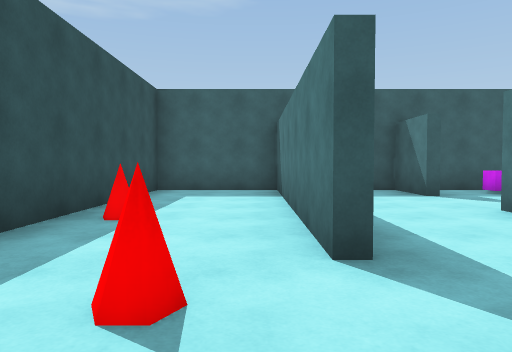
view 1 (above)

17 first-person views from a walk through a Unity game level. The camera is 1.2 m above the floor, tilts 2° down and sees 70° across. Doors are open. The floor is counted in squares, 2 m on a side. Each view is taken from the middle of a square. On the plan, view 1 faces up. The plan holds only what a view shows up to about 10 squares ahead; the rest is blank. The player character is not drawn.

view 2
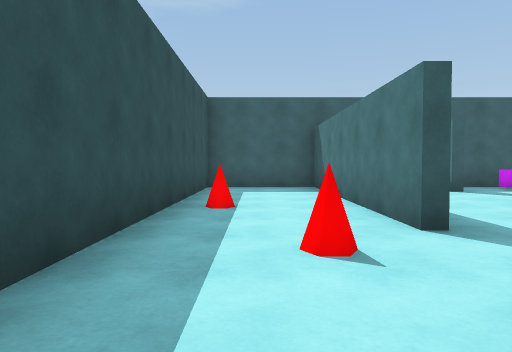

view 3
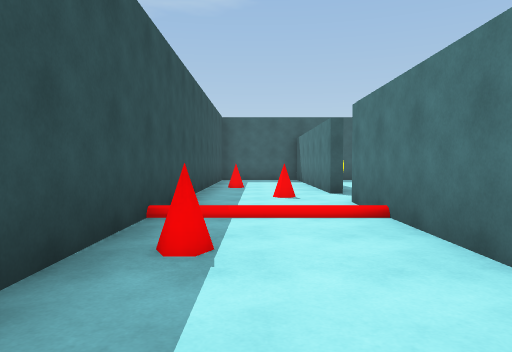

view 4
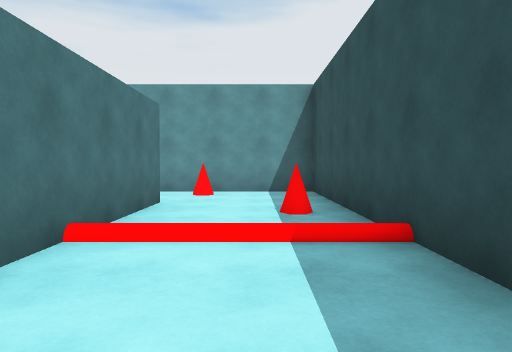

view 5
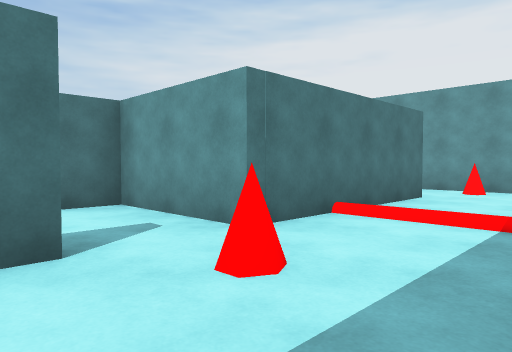

view 6
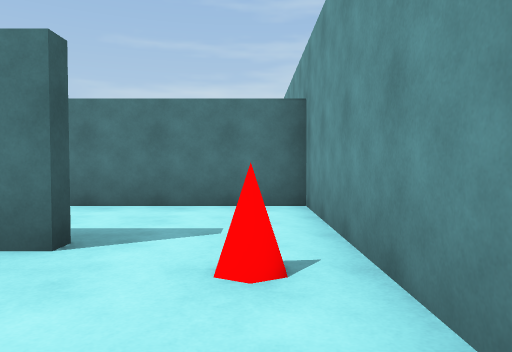

view 7
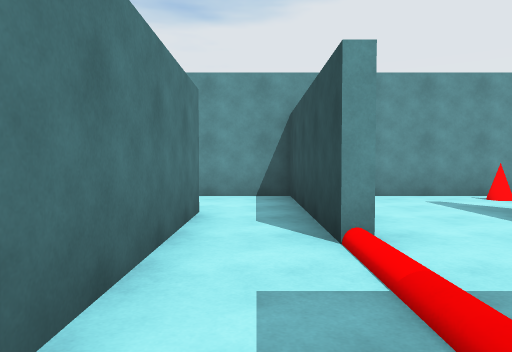

view 8
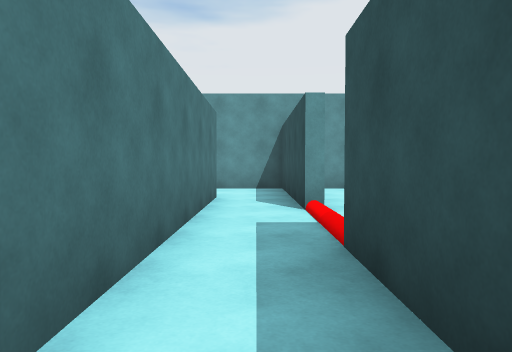

view 9
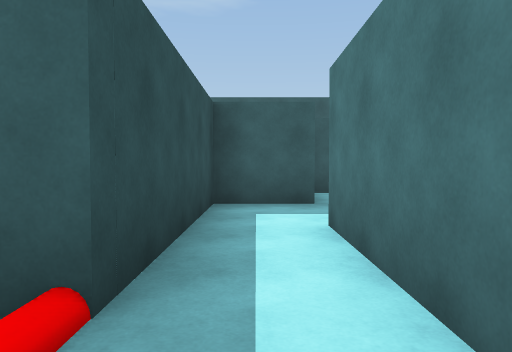

view 10
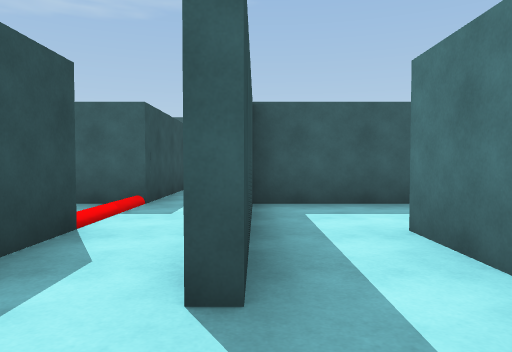

view 11
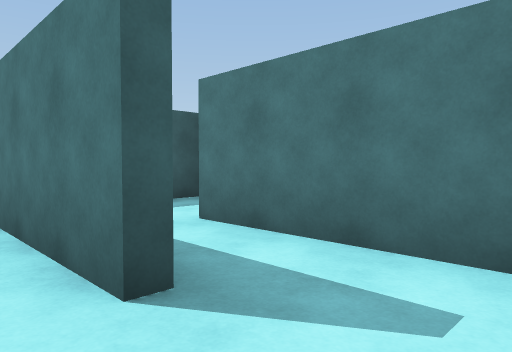

view 12
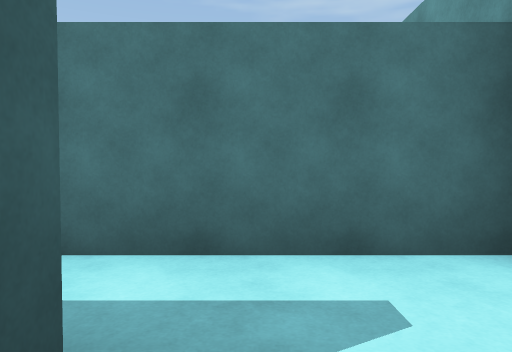

view 13
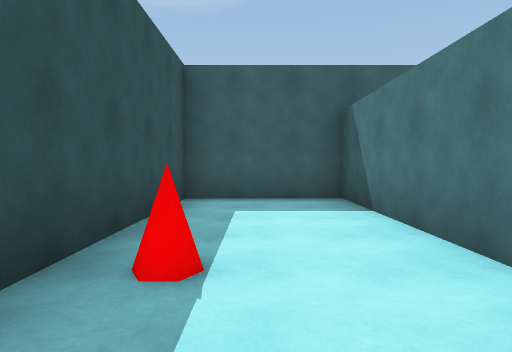

view 14
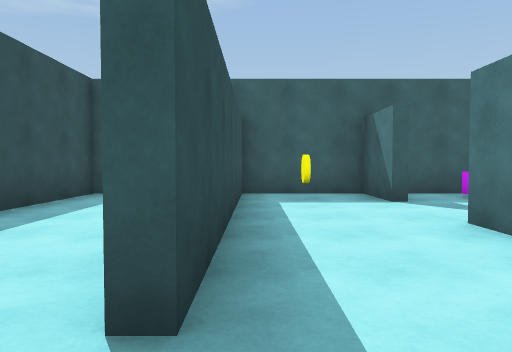

view 15
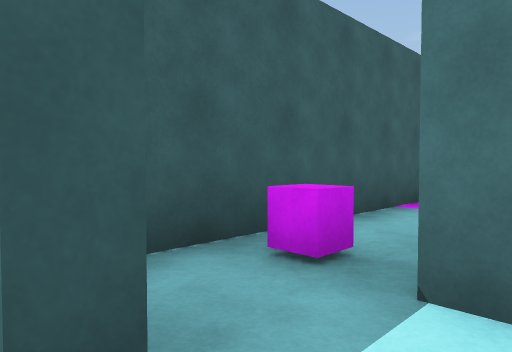

view 16
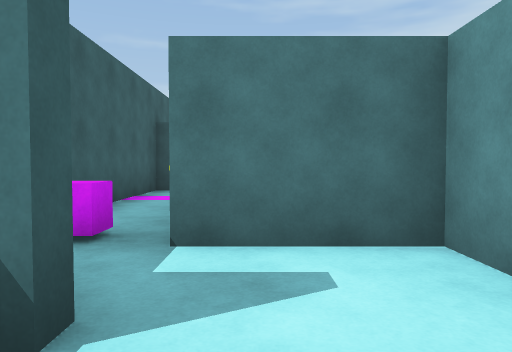

view 17
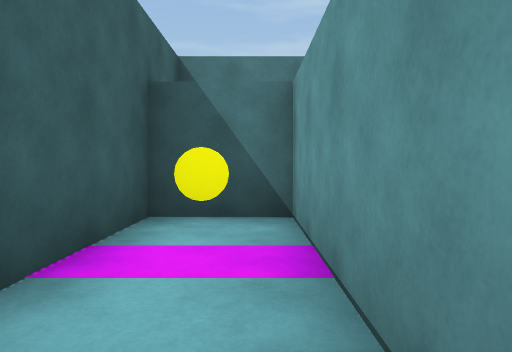

### Floor plan
Key: @ floor where view 1 was taken; # wall or solid block; . floor; C yellow coin; P purple cube.
Columns run from 3 left of view 1 to 10 right of it. Each row starts with its distance up from view 1.
  9 ##############
  8 #...#.#......#
  7 #...#C#.P...C#
  6 #...#...######
  5 #...#...#
  4 #...#.###
  3 #...#.#..
  2 #.....#.#
  1 #.....#.#  #
  0 #..@###.####
 -1 #...#...#..
 -2 #...#.#.#.#
 -3 #...#.#.#.#
 -4 #.....#...#
 -5 #.....#...#
 -6 ###########

Where each view was taken, in squares from view 1:
view 1: 0 up, 0 right, facing up
view 2: 1 down, 1 left, facing up
view 3: 5 down, 1 left, facing up
view 4: 2 up, 1 left, facing down
view 5: 3 up, 2 left, facing down-right
view 6: 5 down, 2 left, facing right
view 7: 1 up, 4 right, facing down
view 8: 3 up, 4 right, facing down
view 9: 1 down, 4 right, facing up
view 10: 5 down, 5 right, facing up
view 11: 5 down, 4 right, facing up-right
view 12: 4 down, 4 right, facing right
view 13: 2 up, 1 left, facing up
view 14: 1 up, 1 right, facing up
view 15: 6 up, 3 right, facing up-right
view 16: 6 up, 2 right, facing right
view 17: 7 up, 6 right, facing right
